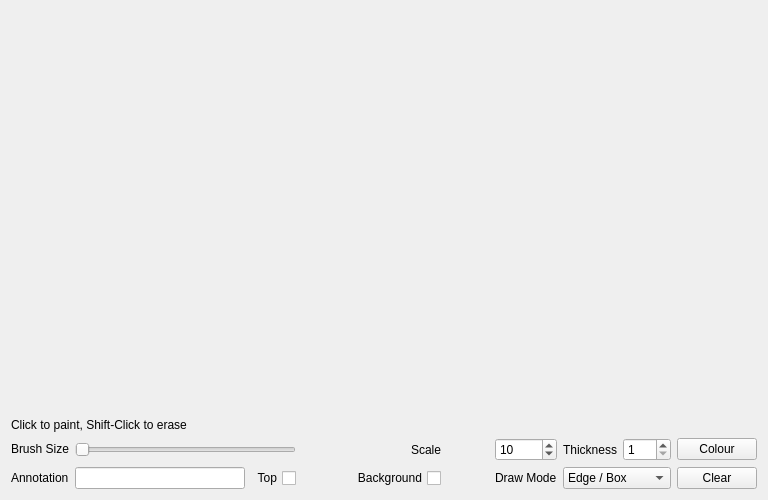
<?xml version="1.0" encoding="UTF-8"?>
<ui version="4.0">
 <class>Form</class>
 <widget class="QWidget" name="Form">
  <property name="geometry">
   <rect>
    <x>0</x>
    <y>0</y>
    <width>768</width>
    <height>500</height>
   </rect>
  </property>
  <property name="windowTitle">
   <string>Form</string>
  </property>
  <layout class="QGridLayout" name="gridLayout">
   <item row="3" column="10" colspan="2">
    <widget class="QComboBox" name="drawMode">
     <item>
      <property name="text">
       <string>Edge / Box</string>
      </property>
     </item>
     <item>
      <property name="text">
       <string>Edge / No Box</string>
      </property>
     </item>
     <item>
      <property name="text">
       <string>Fill / Box</string>
      </property>
     </item>
     <item>
      <property name="text">
       <string>Fill / No Box</string>
      </property>
     </item>
    </widget>
   </item>
   <item row="3" column="1" colspan="4">
    <widget class="QLineEdit" name="caption"/>
   </item>
   <item row="3" column="9">
    <widget class="QLabel" name="label_5">
     <property name="text">
      <string>Draw Mode</string>
     </property>
    </widget>
   </item>
   <item row="2" column="0">
    <widget class="QLabel" name="label_4">
     <property name="sizePolicy">
      <sizepolicy hsizetype="Preferred" vsizetype="Maximum">
       <horstretch>0</horstretch>
       <verstretch>0</verstretch>
      </sizepolicy>
     </property>
     <property name="text">
      <string>Brush Size</string>
     </property>
    </widget>
   </item>
   <item row="2" column="12">
    <widget class="QPushButton" name="colourButton">
     <property name="text">
      <string>Colour</string>
     </property>
    </widget>
   </item>
   <item row="3" column="0">
    <widget class="QLabel" name="label">
     <property name="text">
      <string>Annotation</string>
     </property>
    </widget>
   </item>
   <item row="1" column="0" colspan="13">
    <widget class="QLabel" name="label_6">
     <property name="sizePolicy">
      <sizepolicy hsizetype="Preferred" vsizetype="Maximum">
       <horstretch>0</horstretch>
       <verstretch>0</verstretch>
      </sizepolicy>
     </property>
     <property name="text">
      <string>Click to paint, Shift-Click to erase</string>
     </property>
    </widget>
   </item>
   <item row="2" column="9">
    <widget class="QSpinBox" name="fontsize">
     <property name="minimum">
      <number>2</number>
     </property>
     <property name="maximum">
      <number>50</number>
     </property>
     <property name="value">
      <number>10</number>
     </property>
    </widget>
   </item>
   <item row="3" column="12">
    <widget class="QPushButton" name="clearButton">
     <property name="text">
      <string>Clear</string>
     </property>
    </widget>
   </item>
   <item row="2" column="11">
    <widget class="QSpinBox" name="thickness">
     <property name="minimum">
      <number>1</number>
     </property>
     <property name="maximum">
      <number>20</number>
     </property>
    </widget>
   </item>
   <item row="2" column="10">
    <widget class="QLabel" name="label_3">
     <property name="text">
      <string>Thickness</string>
     </property>
    </widget>
   </item>
   <item row="3" column="7">
    <widget class="QCheckBox" name="drawbg">
     <property name="layoutDirection">
      <enum>Qt::RightToLeft</enum>
     </property>
     <property name="text">
      <string>Background</string>
     </property>
    </widget>
   </item>
   <item row="0" column="0" colspan="13">
    <widget class="Canvas" name="canvas" native="true">
     <property name="sizePolicy">
      <sizepolicy hsizetype="Preferred" vsizetype="Preferred">
       <horstretch>0</horstretch>
       <verstretch>0</verstretch>
      </sizepolicy>
     </property>
    </widget>
   </item>
   <item row="3" column="5">
    <widget class="QCheckBox" name="captionTop">
     <property name="layoutDirection">
      <enum>Qt::RightToLeft</enum>
     </property>
     <property name="text">
      <string>Top</string>
     </property>
    </widget>
   </item>
   <item row="2" column="6" colspan="2">
    <widget class="QLabel" name="label_2">
     <property name="layoutDirection">
      <enum>Qt::LeftToRight</enum>
     </property>
     <property name="text">
      <string>Scale</string>
     </property>
     <property name="alignment">
      <set>Qt::AlignRight|Qt::AlignTrailing|Qt::AlignVCenter</set>
     </property>
    </widget>
   </item>
   <item row="2" column="1" colspan="5">
    <widget class="QSlider" name="brushSize">
     <property name="orientation">
      <enum>Qt::Horizontal</enum>
     </property>
    </widget>
   </item>
  </layout>
 </widget>
 <customwidgets>
  <customwidget>
   <class>Canvas</class>
   <extends>QWidget</extends>
   <header>pcot.ui.canvas</header>
   <container>1</container>
  </customwidget>
 </customwidgets>
 <resources/>
 <connections/>
</ui>
